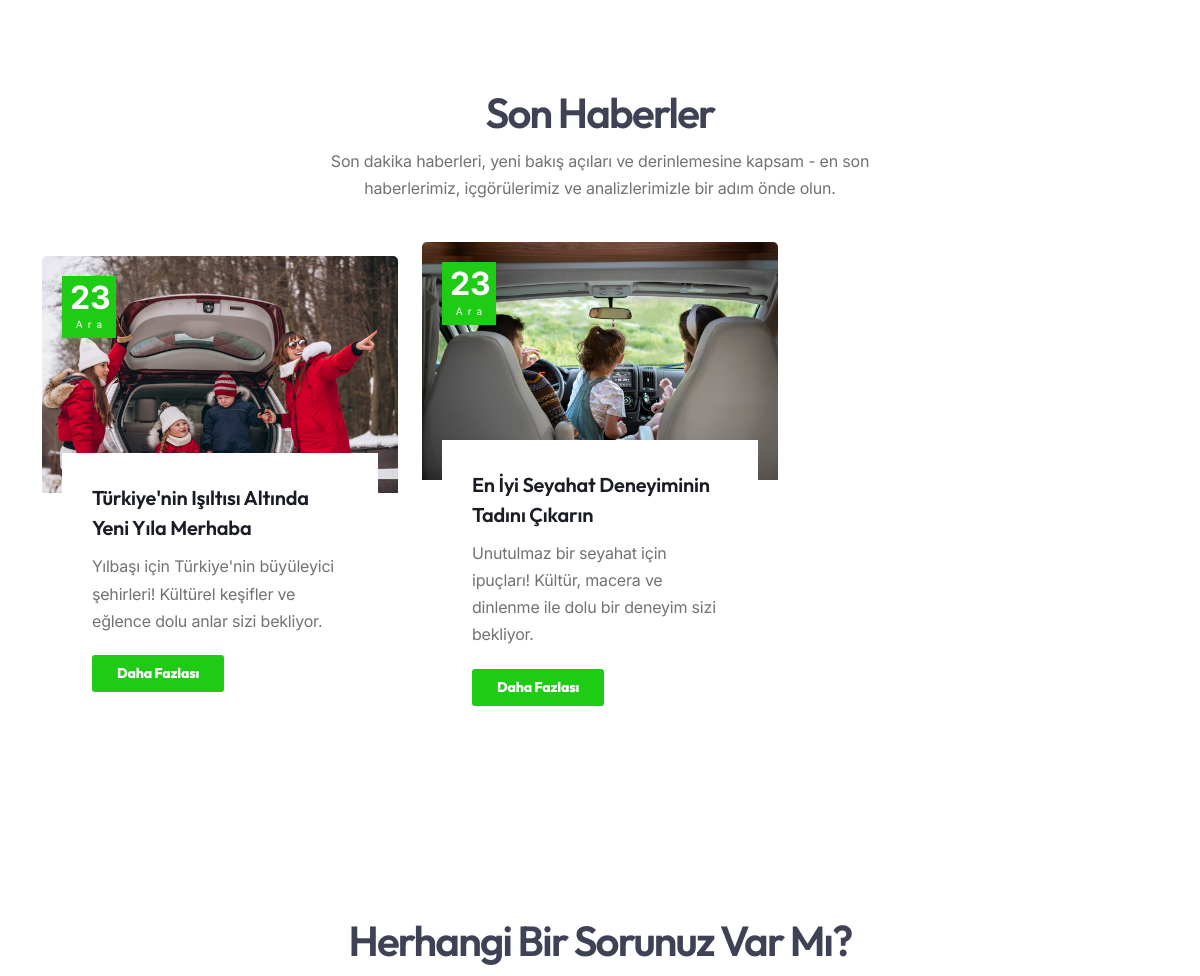
The app's page / (middle part), older data.
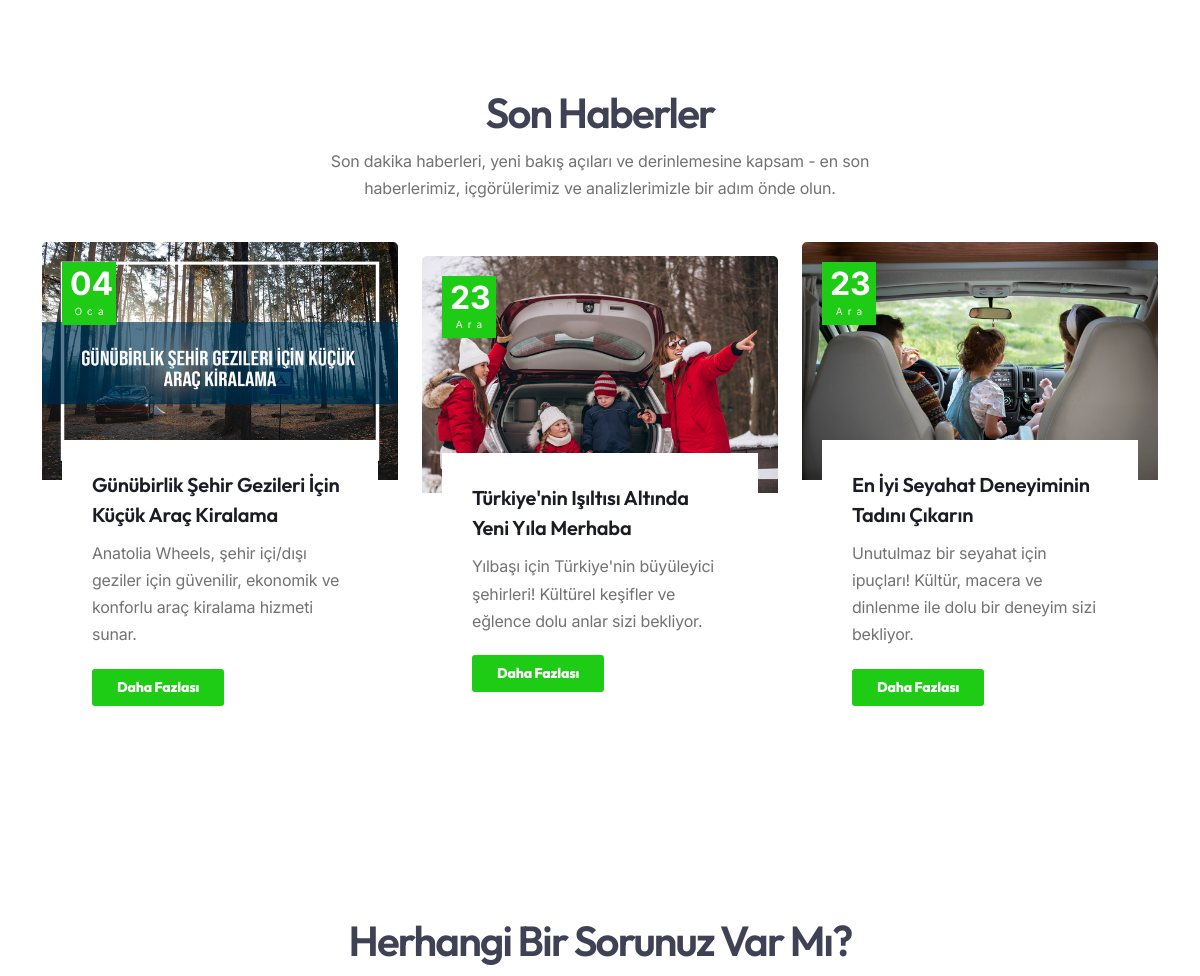
The same page, newer data.
### rentacar/models.py (models this page shows, shortened)
class Blog(models.Model):
    title = models.CharField(max_length=120, verbose_name="Başlık")
    slug = AutoSlugField(populate_from='title', unique=True, verbose_name="Slug")
    summary = models.TextField(max_length=125, verbose_name="Özet")
    content = models.TextField(verbose_name="İçerik")
    created_at = models.DateTimeField(auto_now_add=True, null=True, verbose_name="Oluşturulma Tarihi")
    updated_at = models.DateTimeField(auto_now=True, null=True, verbose_name="Güncellenme Tarihi")
    blog_image1 = models.ImageField(null=True, blank=True, verbose_name="Blog Fotoğraf (600x400)")
    blog_recent_image = models.ImageField(null=True, blank=True, verbose_name="Sidebar Fotoğraf (400x400)")
    blog_detail_image = models.ImageField(null=True, blank=True, verbose_name="Blog Detay Fotoğraf (1200x800)")
    class Meta:
        verbose_name = "Blog"
        verbose_name_plural = "Bloglar"
        ordering = ['-id']

### rentacar/views.py (the view)
# urls.py: path('', views.index, name='index'),
def index(request):
    title = 'Anasayfa'
    cars = list(Car.objects.order_by('-created_at')[:5])
    blogs = list(Blog.objects.order_by('-created_at')[:3])
    return render(request, 'pages/index.html', {
        'title': title,
        'cars': cars,
        'blogs': blogs,
    })

### rentacar/models.py (called while the page is built)
    def __str__(self):
        return self.name

    def __str__(self):
        return self.name

    def __str__(self):
        return self.type

### templates/pages/index.html (shortened to what this page needs)
{% extends 'base.html' %}
{% load static %}
{% block content %}
        <div class="no-bottom no-top" id="content">
            <section id="section-news">
                <div class="container">
                    <div class="row align-items-center">
                        <div class="col-lg-6 offset-lg-3 text-center">
                            <h2>Son Haberler</h2>
                            <p>Son dakika haberleri, yeni bakış açıları ve derinlemesine kapsam - en son haberlerimiz, içgörülerimiz ve analizlerimizle bir adım önde olun.</p>
                            <div class="spacer-20"></div>
                        </div>
                        {% for blog in blogs %}
                            <div class="col-lg-4 mb10">
                                <div class="bloglist s2 item">
                                    <div class="post-content">
                                        <div class="post-image">
                                            <div class="date-box">
                                                <div class="m">{{ blog.created_at|date:"d" }}</div>
                                                <div class="d">{{ blog.created_at|date:"M" }}</div>
                                            </div>
                                            <img alt="rentacar" src="{{ blog.blog_image1.url }}" class="lazy">
                                        </div>
                                        <div class="post-text">
                                            <h4><a href="{% url 'blog_detail' slug=blog.slug %}" target="_blank">{{ blog.title }}</a></h4>
                                            <p>{{ blog.summary }}</p>
                                            <a class="btn-main" href="{% url 'blog_detail' slug=blog.slug %}" target="_blank">Daha Fazlası</a>
                                        </div>
                                    </div>
                                </div>
                            </div>
                        {% endfor %}
                    </div>
                </div>
            </section>
            <section id="section-faq">
                <div class="container">
                    <div class="row">
                        <div class="col text-center">
                            <h2>Herhangi Bir Sorunuz Var Mı?</h2>
                        </div>
                    </div>
                </div>
            </section>
        </div>
{% endblock %}

Row changes from the older to the newer data that the page shows:
added Blog: created_at "04", created_at "Oca", blog_image1 (picture), title "Günübirlik Şehir Gezileri İçin Küçük Araç Kiralama", summary "Anatolia Wheels, şehir içi/dışı geziler için güvenilir, ekonomik ve konforlu araç kiralama hizmeti sunar."
